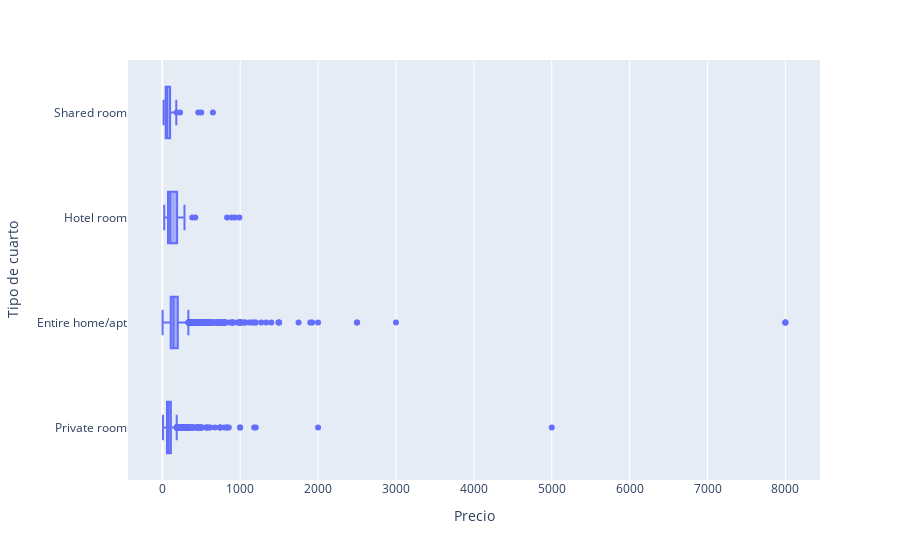

Notebook cell for this chart:
### Markdown cell above
## Pregunta 3¿Cuál es el tipo de habitación que posee la mayor dispersión en sus precios de alquiler?

### Code cell
#Agrupar
fig2=px.box(data_filtrada,x="price",y="room_type",labels={"price": "Precio","room_type":"Tipo de cuarto"})
fig2.show()

### Figure 1 — Plotly figure (JSON) as saved in the notebook; plotly's stock layout.template omitted (floating-point values rounded to 4 significant figures; data arrays with more than 128 entries replaced by an {"elided": "..."} marker saying what was removed)
{"data": [{"alignmentgroup": "True", "hovertemplate": "Precio=%{x}<br>Tipo de cuarto=%{y}<extra></extra>", "legendgroup": "", "marker": {"color": "#636efa"}, "name": "", "notched": false, "offsetgroup": "", "orientation": "h", "showlegend": false, "type": "box", "x": {"elided": "17809 int values"}, "x0": " ", "xaxis": "x", "y": {"elided": "17809 str values"}, "y0": " ", "yaxis": "y"}], "layout": {"boxmode": "group", "legend": {"tracegroupgap": 0}, "margin": {"t": 60}, "xaxis": {"anchor": "y", "domain": [0, 1], "title": {"text": "Precio"}}, "yaxis": {"anchor": "x", "domain": [0, 1], "title": {"text": "Tipo de cuarto"}}}}
